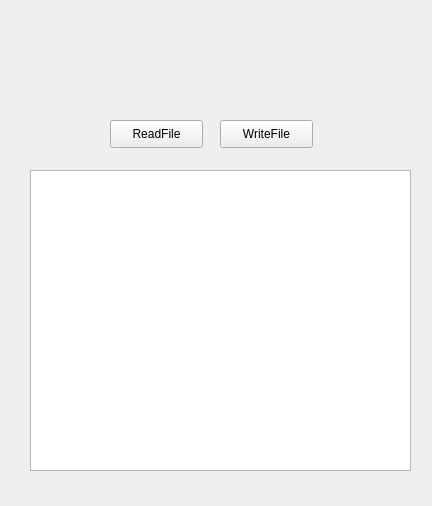
<?xml version="1.0" encoding="UTF-8"?>
<ui version="4.0">
 <class>Widget</class>
 <widget class="QWidget" name="Widget">
  <property name="geometry">
   <rect>
    <x>0</x>
    <y>0</y>
    <width>432</width>
    <height>506</height>
   </rect>
  </property>
  <property name="windowTitle">
   <string>Widget</string>
  </property>
  <widget class="QPushButton" name="pushButton">
   <property name="geometry">
    <rect>
     <x>110</x>
     <y>120</y>
     <width>93</width>
     <height>28</height>
    </rect>
   </property>
   <property name="text">
    <string>ReadFile</string>
   </property>
  </widget>
  <widget class="QPushButton" name="pushButton_2">
   <property name="geometry">
    <rect>
     <x>220</x>
     <y>120</y>
     <width>93</width>
     <height>28</height>
    </rect>
   </property>
   <property name="text">
    <string>WriteFile</string>
   </property>
  </widget>
  <widget class="QTextEdit" name="textEdit">
   <property name="geometry">
    <rect>
     <x>30</x>
     <y>170</y>
     <width>381</width>
     <height>301</height>
    </rect>
   </property>
  </widget>
 </widget>
 <resources/>
 <connections/>
</ui>
